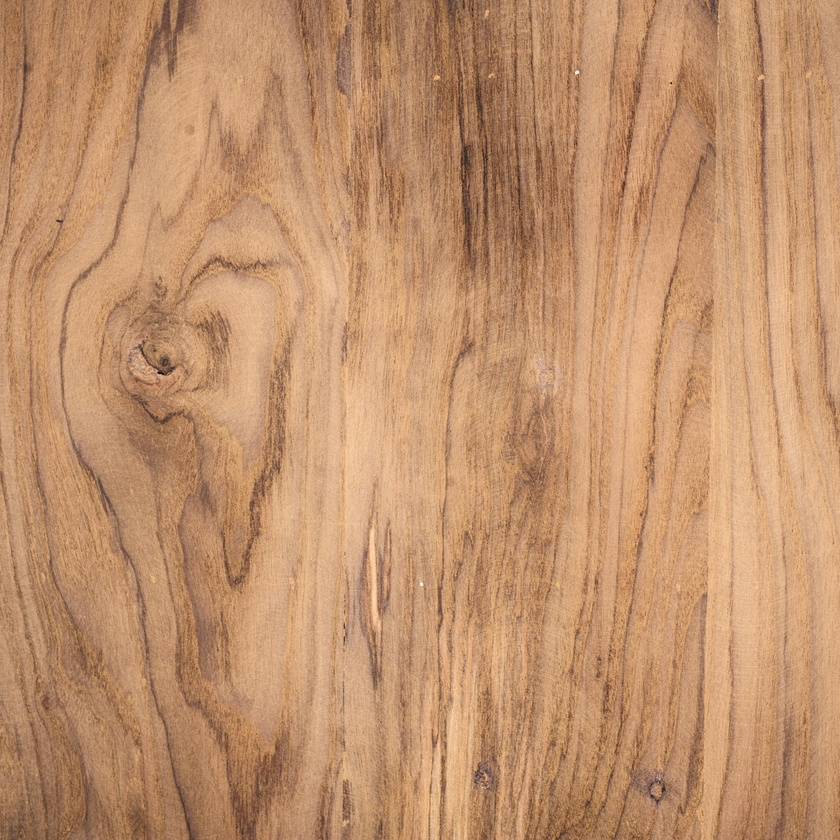
#> input picture 002_Probabilidad(Incertidumbre)/007_Percepcion/textura_A.jpg, 840 x 840 px, shrunk from 2832 x 2832 before the run
$ python 048_Texturas_y_Sombras.py
#> lines starting #> are read from the running program, lines starting #| are printed output that depends on the picture
import cv2
import numpy as np
import matplotlib.pyplot as plt
import os
from skimage import feature  # <--- De scikit-image

def load_image(file_name):
    """
    Función auxiliar para cargar la imagen, manejar errores
    y convertir a escala de grises.
    """
#> called with file_name = 'textura_A.jpg'
    print(f"Cargando '{file_name}'...")
    try:
        script_dir = os.path.dirname(os.path.abspath(__file__))
        image_path = os.path.join(script_dir, file_name)

        img = cv2.imread(image_path)
#> img is the input picture: shape (840, 840, 3); mean B, G, R 108.8, 146, 192.9
        if img is None:
            raise FileNotFoundError
    except FileNotFoundError:
        print(f"Error: No se pudo cargar la imagen.")
        print(f"Asegúrate de que '{file_name}' exista en la ruta:")
        print(f"{image_path}")
        return None

    # Convertir a escala de grises para el análisis de textura
    return cv2.cvtColor(img, cv2.COLOR_BGR2GRAY)
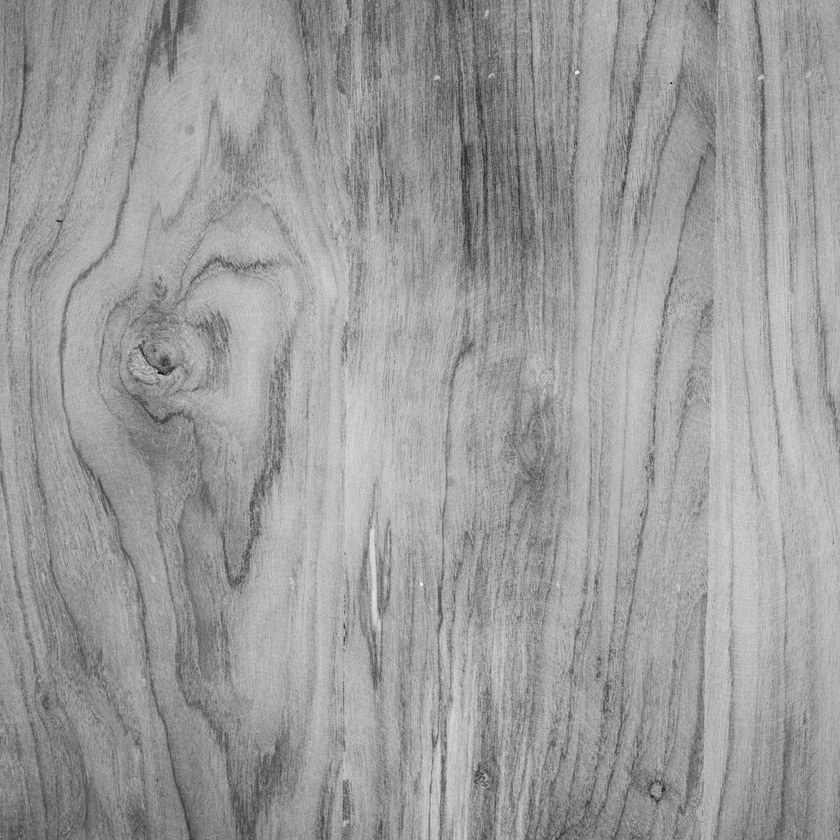
#> returned value: shape (840, 840); min 6, max 247, mean 155.8
#> call 2 of load_image, with file_name = 'textura_b.jpg'
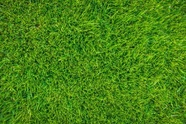
#> input picture 002_Probabilidad(Incertidumbre)/007_Percepcion/textura_b.jpg, 186 x 124 px, shrunk from 626 x 417 before the run
#> in load_image, img is the input picture: shape (124, 186, 3); mean B, G, R 22.9, 130.5, 73
#> in load_image (call 2), `return cv2.cvtColor(img, cv2.COLOR_BGR2GRAY)`:
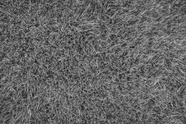
#> returned value: shape (124, 186); min 23, max 189, mean 101

def calculate_lbp(image):
    """
    Calcula la imagen LBP y su histograma.
    """
    print("Calculando Patrones Binarios Locales (LBP)...")

    # P = 8 puntos (vecinos)
    # R = 1 (radio de 1 píxel)
    # method="uniform" es una variante de LBP más robusta
    lbp = feature.local_binary_pattern(image, P=8, R=1, method="uniform")
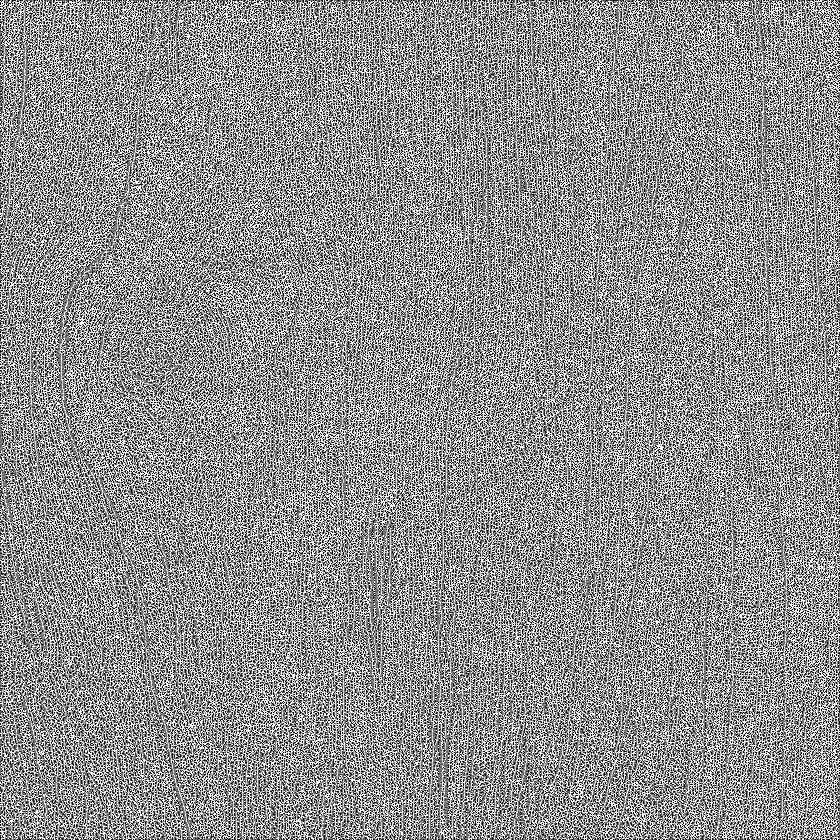
#> lbp: shape (840, 840) float64; min 0, max 9, mean 5.06; drawn with min black and max white

    # Calcular el histograma de los códigos LBP
    # (El número de bins es 10 para el método "uniform" con P=8)
    n_bins = int(lbp.max() + 1)
#> n_bins = 10
    (hist, _) = np.histogram(lbp.ravel(),
                             bins=n_bins,
                             range=(0, n_bins))
#> hist = [71622, 73813, 42290, 52829, 62762, 60130, 50052, 74154, 80010, 137938]

    # Normalizar el histograma
    hist = hist.astype("float")
    hist /= (hist.sum() + 1e-6) # (1e-6 para evitar división por cero)
#> hist = [0.102, 0.105, 0.0599, 0.0749, 0.0889, 0.0852, 0.0709, 0.105, 0.113, 0.195]

    return lbp, hist

# --- 1. Cargar Imágenes de Textura ---
# (Asegúrate de tener estos archivos en la carpeta)
img_a = load_image('textura_A.jpg') # Ej: Madera
img_b = load_image('textura_b.jpg') # Ej: Tela

if img_a is None or img_b is None:
    print("No se pudieron cargar una o ambas imágenes. Saliendo.")
    exit()

# --- 2. Calcular LBP y Histogramas ---
lbp_a, hist_a = calculate_lbp(img_a)
#> hist_a has the same summary as hist in calculate_lbp
lbp_b, hist_b = calculate_lbp(img_b)
#> in calculate_lbp (call 2), `lbp = feature.local_binary_pattern(image, P=8, R=1, method="uniform")`:
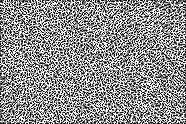
#> lbp: shape (124, 186) float64; min 0, max 9, mean 5.01; drawn with min black and max white
#> in calculate_lbp (call 2), `(hist, _) = np.histogram(lbp.ravel(), bins=n_bins, range=(0, n_bins))`: hist = [2819, 2532, 1480, 1410, 1605, 1706, 1658, 2502, 2691, 4661]
#> in calculate_lbp (call 2), `hist /= (hist.sum() + 1e-6)`: hist = [0.122, 0.11, 0.0642, 0.0611, 0.0696, 0.074, 0.0719, 0.108, 0.117, 0.202]
#> hist_b has the same summary as hist in calculate_lbp

# --- 3. Mostrar Resultados ---
print("Mostrando resultados...")

fig, axs = plt.subplots(2, 3, figsize=(15, 8))
fig.suptitle('Análisis de Textura con Local Binary Patterns (LBP)', fontsize=16)

# --- Fila 1: Textura A ---
axs[0, 0].imshow(img_a, cmap='gray')
axs[0, 0].set_title('Original (Textura A)')
axs[0, 0].axis('off')

axs[0, 1].imshow(lbp_a, cmap='gray')
axs[0, 1].set_title('Imagen LBP (Textura A)')
axs[0, 1].axis('off')

axs[0, 2].plot(hist_a)
axs[0, 2].set_title('Histograma LBP (Textura A)')
axs[0, 2].set_ylim(0, 0.4) # Fijar eje Y para comparar

# --- Fila 2: Textura B ---
axs[1, 0].imshow(img_b, cmap='gray')
axs[1, 0].set_title('Original (Textura B)')
axs[1, 0].axis('off')

axs[1, 1].imshow(lbp_b, cmap='gray')
axs[1, 1].set_title('Imagen LBP (Textura B)')
axs[1, 1].axis('off')

axs[1, 2].plot(hist_b)
axs[1, 2].set_title('Histograma LBP (Textura B)')
axs[1, 2].set_ylim(0, 0.4) # Fijar eje Y para comparar

plt.tight_layout()
plt.show()
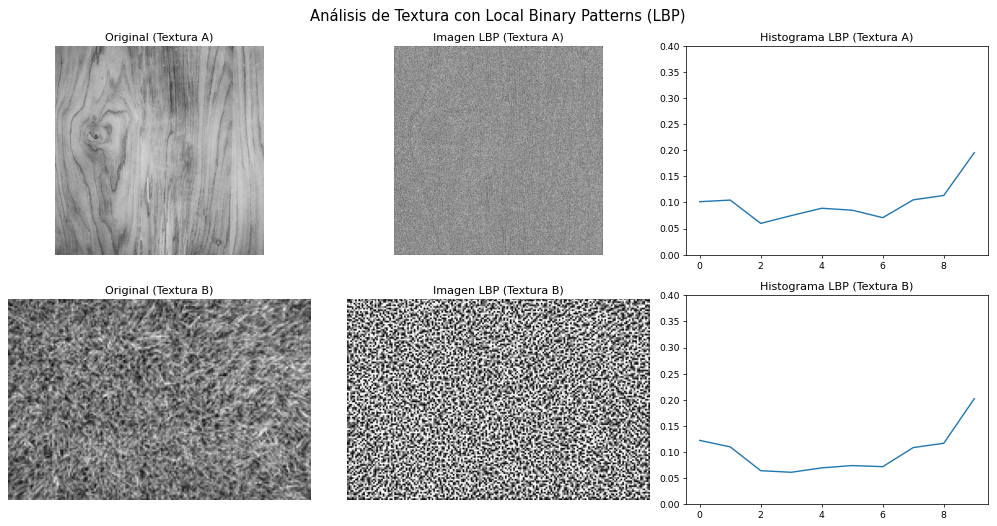
#> figure drawn by matplotlib, 6 panels; panel 3: curve peaks at x = 9, y = 0.195; panel 6: curve peaks at x = 9, y = 0.202

print("Proceso completado.")
